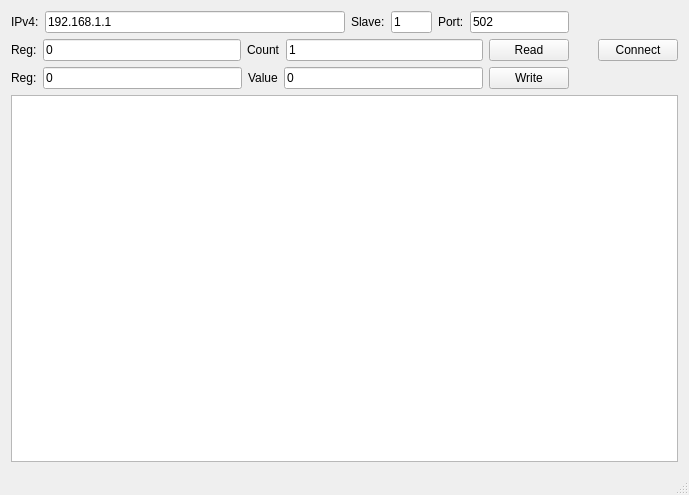
<?xml version="1.0" encoding="UTF-8"?>
<ui version="4.0">
 <class>MainWindow</class>
 <widget class="QMainWindow" name="MainWindow">
  <property name="geometry">
   <rect>
    <x>0</x>
    <y>0</y>
    <width>689</width>
    <height>495</height>
   </rect>
  </property>
  <property name="maximumSize">
   <size>
    <width>700</width>
    <height>1000</height>
   </size>
  </property>
  <property name="windowTitle">
   <string>Test_RTU</string>
  </property>
  <property name="unifiedTitleAndToolBarOnMac">
   <bool>false</bool>
  </property>
  <widget class="QWidget" name="centralWidget">
   <layout class="QGridLayout" name="gridLayout">
    <item row="0" column="0">
     <layout class="QVBoxLayout" name="verticalLayout_4">
      <item>
       <layout class="QHBoxLayout" name="horizontalLayout_5">
        <item>
         <layout class="QVBoxLayout" name="verticalLayout_3">
          <item>
           <layout class="QVBoxLayout" name="verticalLayout">
            <item>
             <layout class="QHBoxLayout" name="horizontalLayout">
              <item>
               <widget class="QLabel" name="IP_label">
                <property name="text">
                 <string>IPv4:</string>
                </property>
                <property name="buddy">
                 <cstring>IPv4_line_edit</cstring>
                </property>
               </widget>
              </item>
              <item>
               <widget class="QLineEdit" name="IPv4_line_edit">
                <property name="minimumSize">
                 <size>
                  <width>300</width>
                  <height>0</height>
                 </size>
                </property>
                <property name="whatsThis">
                 <string/>
                </property>
                <property name="text">
                 <string>192.168.1.1</string>
                </property>
                <property name="maxLength">
                 <number>20</number>
                </property>
               </widget>
              </item>
              <item>
               <widget class="QLabel" name="slave_label">
                <property name="text">
                 <string>Slave:</string>
                </property>
               </widget>
              </item>
              <item>
               <widget class="QLineEdit" name="slave_line_edit">
                <property name="maximumSize">
                 <size>
                  <width>50</width>
                  <height>16777215</height>
                 </size>
                </property>
                <property name="text">
                 <string>1</string>
                </property>
                <property name="maxLength">
                 <number>10</number>
                </property>
               </widget>
              </item>
              <item>
               <widget class="QLabel" name="port_label">
                <property name="text">
                 <string>Port:</string>
                </property>
               </widget>
              </item>
              <item>
               <widget class="QLineEdit" name="port_line_edit">
                <property name="text">
                 <string>502</string>
                </property>
                <property name="maxLength">
                 <number>8</number>
                </property>
               </widget>
              </item>
             </layout>
            </item>
           </layout>
          </item>
          <item>
           <layout class="QVBoxLayout" name="verticalLayout_2">
            <item>
             <layout class="QHBoxLayout" name="horizontalLayout_3">
              <item>
               <widget class="QLabel" name="rd_reg_label">
                <property name="text">
                 <string>Reg:</string>
                </property>
               </widget>
              </item>
              <item>
               <widget class="QLineEdit" name="rd_reg_line_edit">
                <property name="enabled">
                 <bool>true</bool>
                </property>
                <property name="text">
                 <string>0</string>
                </property>
               </widget>
              </item>
              <item>
               <widget class="QLabel" name="rd_count_label">
                <property name="text">
                 <string>Count</string>
                </property>
               </widget>
              </item>
              <item>
               <widget class="QLineEdit" name="rd_count_line_edit">
                <property name="text">
                 <string>1</string>
                </property>
               </widget>
              </item>
              <item>
               <widget class="QPushButton" name="rd_button">
                <property name="text">
                 <string>Read</string>
                </property>
               </widget>
              </item>
             </layout>
            </item>
            <item>
             <layout class="QHBoxLayout" name="horizontalLayout_4">
              <item>
               <widget class="QLabel" name="wr_reg_label">
                <property name="text">
                 <string>Reg:</string>
                </property>
               </widget>
              </item>
              <item>
               <widget class="QLineEdit" name="wr_reg_line_edit">
                <property name="text">
                 <string>0</string>
                </property>
               </widget>
              </item>
              <item>
               <widget class="QLabel" name="wr_val_label">
                <property name="text">
                 <string>Value</string>
                </property>
               </widget>
              </item>
              <item>
               <widget class="QLineEdit" name="wr_val_line_edit">
                <property name="text">
                 <string>0</string>
                </property>
               </widget>
              </item>
              <item>
               <widget class="QPushButton" name="wr_button">
                <property name="text">
                 <string>Write</string>
                </property>
               </widget>
              </item>
             </layout>
            </item>
           </layout>
          </item>
         </layout>
        </item>
        <item>
         <spacer name="horizontalSpacer">
          <property name="orientation">
           <enum>Qt::Horizontal</enum>
          </property>
          <property name="sizeHint" stdset="0">
           <size>
            <width>40</width>
            <height>20</height>
           </size>
          </property>
         </spacer>
        </item>
        <item>
         <widget class="QPushButton" name="connect_button">
          <property name="text">
           <string>Connect</string>
          </property>
         </widget>
        </item>
       </layout>
      </item>
      <item>
       <widget class="QPlainTextEdit" name="log_plain_text_edit">
        <property name="minimumSize">
         <size>
          <width>0</width>
          <height>250</height>
         </size>
        </property>
       </widget>
      </item>
     </layout>
    </item>
   </layout>
  </widget>
  <widget class="QStatusBar" name="statusBar"/>
 </widget>
 <layoutdefault spacing="6" margin="11"/>
 <resources/>
 <connections/>
</ui>
